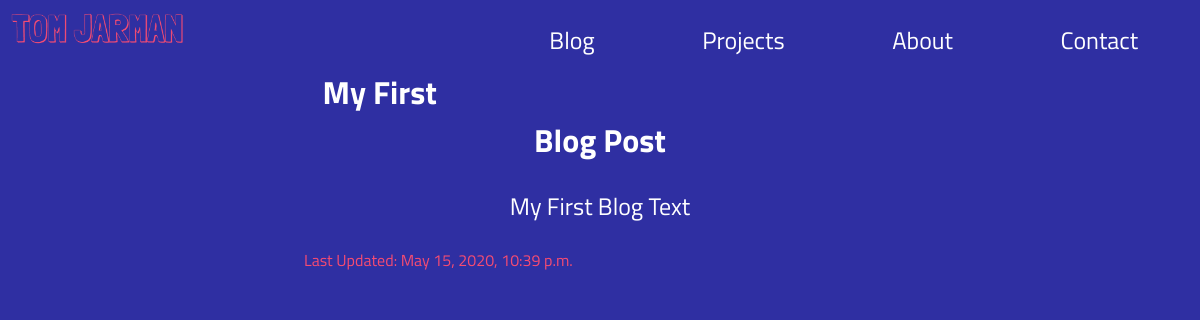
Page /home/my-first-blog-post/ on the earlier database version.
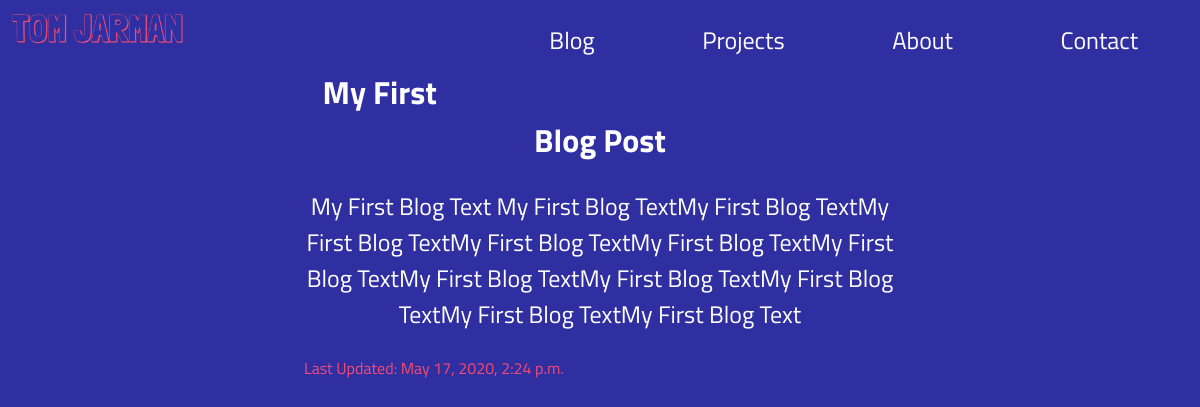
Same page on the later database version.
### blog/models.py (models this page shows, shortened)
class Post(models.Model):
    title = models.CharField(max_length=100)
    slug = models.SlugField(unique=True)
    description = models.CharField(max_length=400)
    text = models.TextField()
    category = models.ForeignKey(Category, on_delete=models.CASCADE)
    updated_on = models.DateTimeField(auto_now=True)
    created_on = models.DateTimeField(auto_now_add=True)

### blog/views.py (the view)
# urls.py: path('<slug:slug>/', views.PostDetailView.as_view(), name='detail')
class PostDetailView(generic.DetailView):
    model = Post
    template_name = 'blog/detail.html'
    t = create_tracker()
    def get_queryset(self):
        posts = Post.objects.filter(created_on__lte=timezone.now())
        post = posts[0]
        url = BLOG_URL + reverse('blog:index') + post.slug
        self.t.track_page_view(url, post.slug)
        return posts

### blog/templates/blog/detail.html
{% include "blog/navbar.html" %}
<div class="blog-detail">
    <h1>{{ post.title }}</h1>
    <p>{{ post.text }}</p>
    <p class="updated">Last Updated: {{ post.updated_on }}</p>
</div>

Differences in the rows shown:
changed Post "My First Blog Post": text "My First Blog Text" → "My First Blog Text My First Blog TextMy First Blog TextMy First Blog TextMy First Blog TextMy First Blog TextMy First Blog TextMy First Blog TextMy First Blog TextMy First Blog TextMy First Blog TextMy First Blog Text"; updated_on "May 15, 2020, 10:39 p.m." → "May 17, 2020, 2:24 p.m."
